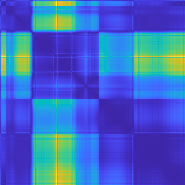
%> input picture CCE/sim185.png, 185 x 185 px
$ octave sobel.m   (GNU Octave 9; MATLAB toolbox functions it lacks are replaced by stand-ins)
%> lines starting %> are read from the running program, lines starting %| are printed output that depends on the picture; in (x1, y1, x2, y2) boxes, pixels count from 0 and x2, y2 are one past the last pixel; in counts of white or black regions, pixels touching at a corner belong together; the program's own positions count from 1
### CCE/getGaussianMat.m
%得到3*3的高斯模板
%parameter: sigma
function[mat] = getGaussianMat(sigma)
%     ele1 ele2 ele1
%     ele2 ele3 ele2
%     ele1 ele2 ele1
    mat = zeros(3,3);
    ele1 = (1/(2*pi*sigma^2))*exp(-1/sigma^2);  %四个角
    ele2 = (1/(2*pi*sigma^2))*exp(-1/(2*sigma^2));  %除了四个角和中点
    ele3 = (1/(2*pi*sigma^2));  %中点
%     mat(1,1) = mat(1,3) = mat(3,1) = mat(3,3) = ele1;
%     mat(1,2) = mat(2,1) = mat(2,3) = mat(3,2) = ele2;
%     mat(2,2) = ele3;
    for i=1:3
        for j=1:3
            if (i==1||i==3)&&(j==1||j==3)
                mat(i,j) = ele1;
            else
                mat(i,j) = ele2;
            end
        end
    end
    mat(2,2) = ele3;
    mat = mat/sum(sum(mat,2));
end

### CCE/sobel.m
%RGB_YCbCr
clc;
clear all;
close all;

% RGB_data = imread('similarityMatrix.jpg');%相似矩阵
RGB_data = imread('sim185.png');%normalize 后的相似矩阵
%> RGB_data is the input picture: size 185x185x3 uint8; mean R, G, B 65, 102.1, 197.3

R_data =    RGB_data(:,:,1);
G_data =    RGB_data(:,:,2);
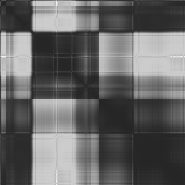
%> G_data: size 185x185 uint8; min 38, max 250, mean 102.1
B_data =    RGB_data(:,:,3);
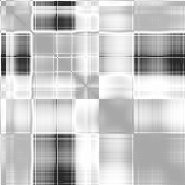
%> B_data: size 185x185 uint8; min 20, max 254, mean 197.3

%imshow(RGB_data);

[ROW,COL, DIM] = size(RGB_data);
%> ROW = 185; COL = 185; DIM = 3

Y_data = zeros(ROW,COL);
Cb_data = zeros(ROW,COL);
Cr_data = zeros(ROW,COL);
Gray_data = RGB_data;

for r = 1:ROW
    for c = 1:COL
        Y_data(r, c) = 0.299*R_data(r, c) + 0.587*G_data(r, c) + 0.114*B_data(r, c);
        Cb_data(r, c) = -0.172*R_data(r, c) - 0.339*G_data(r, c) + 0.511*B_data(r, c) + 128;
        Cr_data(r, c) = 0.511*R_data(r, c) - 0.428*G_data(r, c) - 0.083*B_data(r, c) + 128;
    end
end
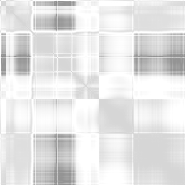
%> Cb_data: size 185x185 double; min 138, max 255, mean 228.7
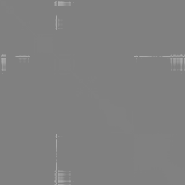
%> Cr_data: size 185x185 double; min 128, max 172, mean 128.5
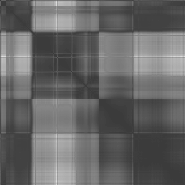
%> Y_data: size 185x185 double; min 59, max 223, mean 101.8

Gray_data(:,:,1)=Y_data;
Gray_data(:,:,2)=Y_data;
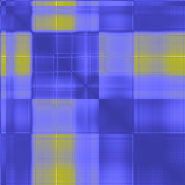
%> Gray_data: size 185x185x3 uint8; mean R, G, B 101.8, 101.8, 197.3
Gray_data(:,:,3)=Y_data;

% figure;
% imshow(Gray_data);

%Median Filter      中值滤波
imgn = imnoise(Gray_data,'salt & pepper',0.02); %add noise to image

% figure;
% imshow(imgn);

Median_Img = Gray_data;
for r = 2:ROW-1
    for c = 2:COL-1
        median3x3 =[imgn(r-1,c-1)    imgn(r-1,c) imgn(r-1,c+1)
                    imgn(r,c-1)      imgn(r,c)      imgn(r,c+1)
                    imgn(r+1,c-1)      imgn(r+1,c) imgn(r+1,c+1)];
        sort1 = sort(median3x3, 2, 'descend');
        sort2 = sort([sort1(1), sort1(4), sort1(7)], 'descend');
        sort3 = sort([sort1(2), sort1(5), sort1(8)], 'descend');
        sort4 = sort([sort1(3), sort1(6), sort1(9)], 'descend');
        mid_num = sort([sort2(3), sort3(2), sort4(1)], 'descend');
        Median_Img(r,c) = mid_num(2);
    end
end

% figure;
imshow(Median_Img);

%Gaussian Filter
%parameter: sigma
sigma = 3;
GaussianModel = getGaussianMat(sigma);
for r = 2:ROW-1
    for c = 2:COL-1
        median3x3 =[Median_Img(r-1,c-1)      Median_Img(r-1,c)      Median_Img(r-1,c+1)
                    Median_Img(r,c-1)        Median_Img(r,c)        Median_Img(r,c+1)
                    Median_Img(r+1,c-1)      Median_Img(r+1,c)      Median_Img(r+1,c+1)];
        median3x3 = double(median3x3);
        filterNum = floor(sum(sum(median3x3.*GaussianModel,2)));
        Median_Img(r,c) = filterNum;
    end
end
figure;
imshow(Median_Img);


% [45 lines of commented-out code are left out]

Median_Img = double(Median_Img);
%> Median_Img: size 185x185x3 double
Prewitt_Threshold = 35;
Prewitt_Img = zeros(ROW,COL);
for r = 2:ROW-1
    for c = 2:COL-1
        Prewitt_x = (Median_Img(r+1,c-1)+Median_Img(r+1,c)+Median_Img(r+1,c+1))-(Median_Img(r-1,c-1)+Median_Img(r-1,c)+Median_Img(r-1,c+1));
        Prewitt_y = (Median_Img(r-1,c+1)+Median_Img(r,c+1)+Median_Img(r+1,c+1))-(Median_Img(r-1,c-1)+Median_Img(r,c-1)+Median_Img(r+1,c-1));
%         Prewitt_Num = abs(Prewitt_x) + abs(Prewitt_y);
        %Robert_Num = sqrt(Sobel_x^2 + Sobel_y^2);
        Prewitt_Num = sqrt(Prewitt_x^2 + Prewitt_y^2);
        if(Prewitt_Num > Prewitt_Threshold)
            Prewitt_Img(r,c)=0;
        else
            Prewitt_Img(r,c)=255;
        end
    end
end
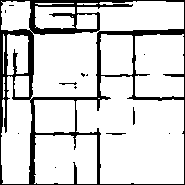
%> Prewitt_Img: size 185x185 double; 84.2% white; 13 black regions (9 under 20 px), largest, box (x1, y1, x2, y2) and area: (0, 0, 185, 185) 5295, (133, 107, 135, 125) 31, (106, 133, 126, 135) 30, (59, 82, 77, 85) 24

% %resize the picture
% Temp_Prewitt_Img = imresize(Prewitt_Img, [185,185]);
% figure;
% imshow(Temp_Prewitt_Img);
% axis on;
% impixelinfo;

figure;
imshow(Prewitt_Img);
axis on;
impixelinfo;
